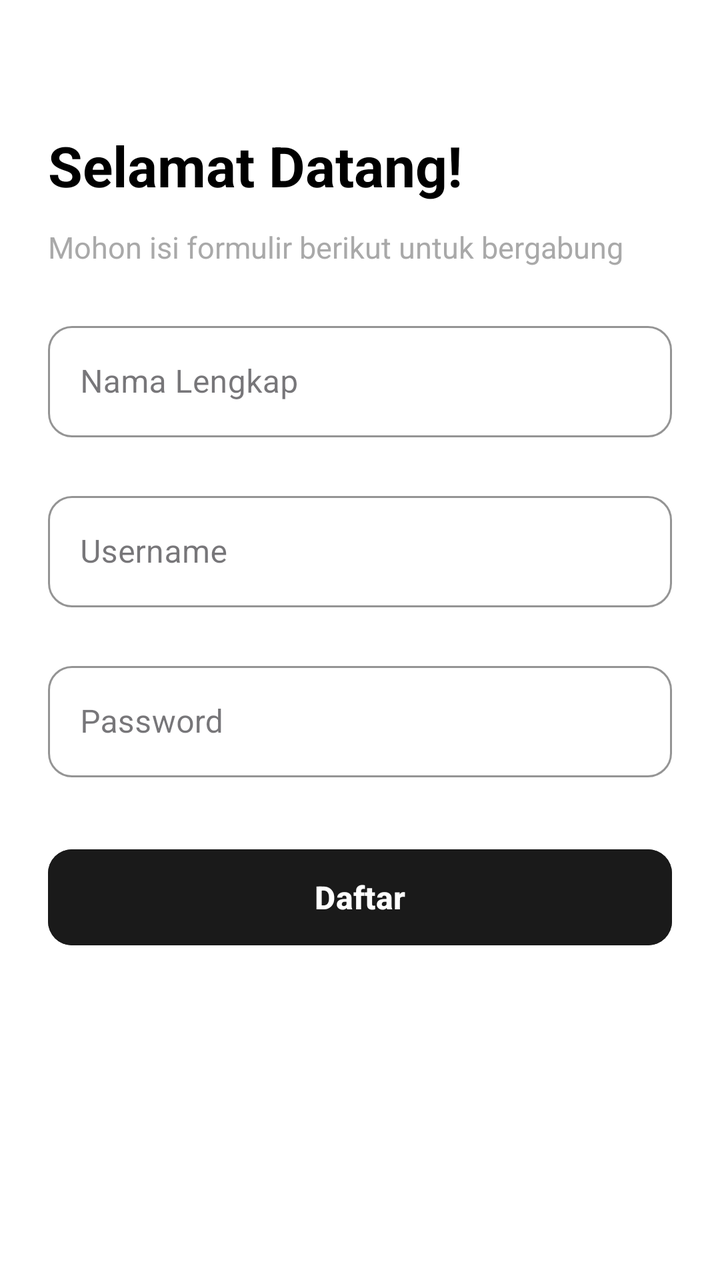
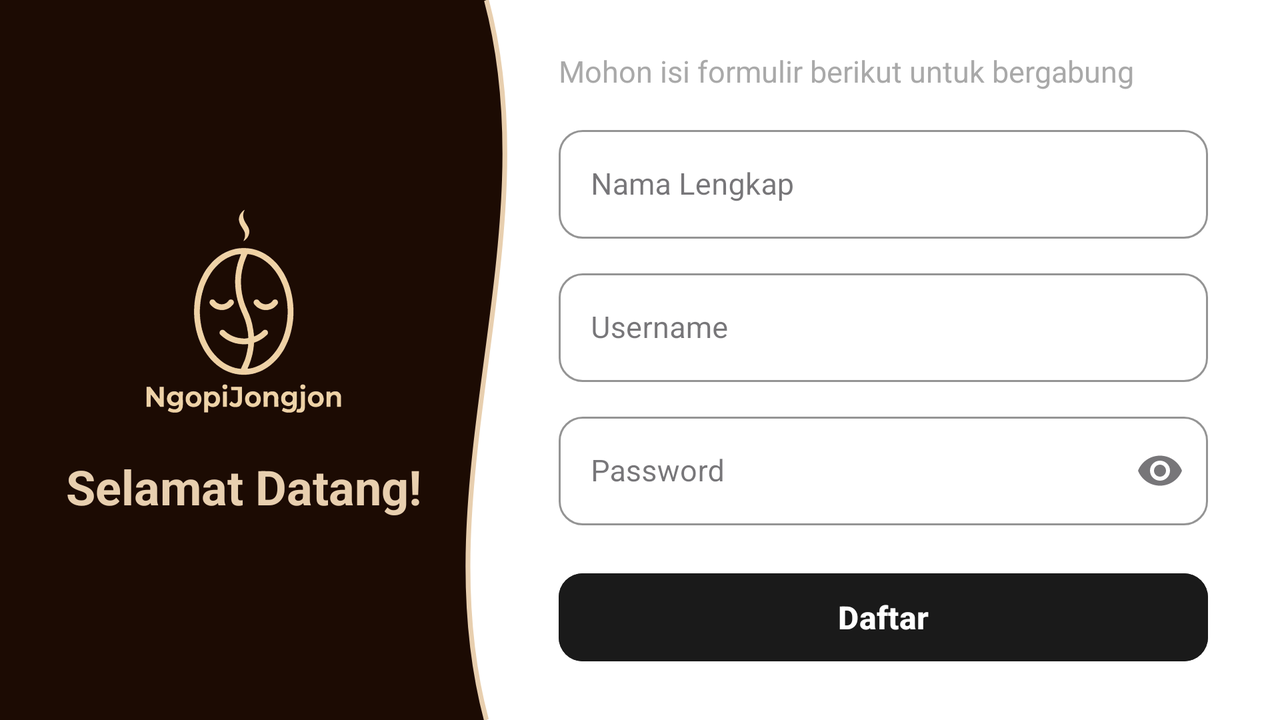

The same Android screen from two of the app's own layout files: first res/layout/ as a phone draws it, then the repository's variant for another configuration, drawn on a device whose configuration selects that folder. Both files follow.
<!-- AndroidManifest.xml: application theme Theme.NgopiJongjon -->
<!-- res/layout/activity_register.xml -->
<?xml version="1.0" encoding="utf-8"?>
<androidx.constraintlayout.widget.ConstraintLayout xmlns:android="http://schemas.android.com/apk/res/android"
    xmlns:app="http://schemas.android.com/apk/res-auto"
    xmlns:tools="http://schemas.android.com/tools"
    android:id="@+id/main"
    android:layout_width="match_parent"
    android:layout_height="match_parent"
    android:background="@color/bg_primary"
    tools:context=".RegisterActivity">

    
    <TextView
        android:id="@+id/tvRegisterTitle"
        android:layout_width="0dp"
        android:layout_height="wrap_content"
        android:layout_marginHorizontal="24dp"
        android:layout_marginTop="64dp"
        android:text="@string/title_register"
        android:textColor="@color/text_primary"
        android:textSize="28sp"
        android:textStyle="bold"
        app:layout_constraintEnd_toEndOf="parent"
        app:layout_constraintStart_toStartOf="parent"
        app:layout_constraintTop_toTopOf="parent" />

    
    <TextView
        android:id="@+id/tvRegisterDesc"
        android:layout_width="0dp"
        android:layout_height="wrap_content"
        android:layout_marginHorizontal="24dp"
        android:layout_marginTop="12dp"
        android:lineSpacingExtra="4dp"
        android:text="@string/register_desc"
        android:textColor="@color/text_secondary"
        android:textSize="15sp"
        app:layout_constraintEnd_toEndOf="parent"
        app:layout_constraintStart_toStartOf="parent"
        app:layout_constraintTop_toBottomOf="@+id/tvRegisterTitle" />

    
    <com.google.android.material.textfield.TextInputLayout
        android:id="@+id/tilFullname"
        style="@style/Widget.MaterialComponents.TextInputLayout.OutlinedBox"
        android:layout_width="match_parent"
        android:layout_height="wrap_content"
        android:layout_margin="24dp"
        android:hint="Nama Lengkap"
        app:boxCornerRadiusBottomEnd="12dp"
        app:boxCornerRadiusBottomStart="12dp"
        app:boxCornerRadiusTopEnd="12dp"
        app:boxCornerRadiusTopStart="12dp"
        app:boxStrokeColor="@color/btn_dark"
        app:hintTextColor="@color/text_secondary"
        app:layout_constraintEnd_toEndOf="parent"
        app:layout_constraintStart_toStartOf="parent"
        app:layout_constraintTop_toBottomOf="@+id/tvRegisterDesc">

        <com.google.android.material.textfield.TextInputEditText
            android:id="@+id/etFullname"
            android:layout_width="match_parent"
            android:layout_height="wrap_content"
            android:inputType="text"
            android:textColor="@color/text_primary"
            android:textSize="16sp" />
    </com.google.android.material.textfield.TextInputLayout>

    
    <com.google.android.material.textfield.TextInputLayout
        android:id="@+id/tilUsername"
        style="@style/Widget.MaterialComponents.TextInputLayout.OutlinedBox"
        android:layout_width="match_parent"
        android:layout_height="wrap_content"
        android:layout_margin="24dp"
        android:hint="Username"
        app:boxCornerRadiusBottomEnd="12dp"
        app:boxCornerRadiusBottomStart="12dp"
        app:boxCornerRadiusTopEnd="12dp"
        app:boxCornerRadiusTopStart="12dp"
        app:boxStrokeColor="@color/btn_dark"
        app:hintTextColor="@color/text_secondary"
        app:layout_constraintEnd_toEndOf="parent"
        app:layout_constraintStart_toStartOf="parent"
        app:layout_constraintTop_toBottomOf="@+id/tilFullname">

        <com.google.android.material.textfield.TextInputEditText
            android:id="@+id/etUsername"
            android:layout_width="match_parent"
            android:layout_height="wrap_content"
            android:inputType="text"
            android:textColor="@color/text_primary"
            android:textSize="16sp" />
    </com.google.android.material.textfield.TextInputLayout>

    
    <com.google.android.material.textfield.TextInputLayout
        android:id="@+id/tilPassword"
        style="@style/Widget.MaterialComponents.TextInputLayout.OutlinedBox"
        android:layout_width="match_parent"
        android:layout_height="wrap_content"
        android:layout_margin="24dp"
        android:hint="Password"
        app:boxCornerRadiusBottomEnd="12dp"
        app:boxCornerRadiusBottomStart="12dp"
        app:boxCornerRadiusTopEnd="12dp"
        app:boxCornerRadiusTopStart="12dp"
        app:boxStrokeColor="@color/btn_dark"
        app:hintTextColor="@color/text_secondary"
        app:layout_constraintEnd_toEndOf="parent"
        app:layout_constraintStart_toStartOf="parent"
        app:layout_constraintTop_toBottomOf="@+id/tilUsername">

        <com.google.android.material.textfield.TextInputEditText
            android:id="@+id/etPassword"
            android:layout_width="match_parent"
            android:layout_height="wrap_content"
            android:inputType="textPassword"
            android:textColor="@color/text_primary"
            android:textSize="16sp" />
    </com.google.android.material.textfield.TextInputLayout>

    
    <com.google.android.material.button.MaterialButton
        android:id="@+id/btnRegisterAction"
        android:layout_width="0dp"
        android:layout_height="56dp"
        android:layout_marginHorizontal="24dp"
        android:layout_marginTop="32dp"
        android:backgroundTint="@color/btn_dark"
        android:text="@string/btn_register"
        android:textAllCaps="false"
        android:textColor="@color/bg_primary"
        android:textSize="16sp"
        android:textStyle="bold"
        app:cornerRadius="12dp"
        app:layout_constraintEnd_toEndOf="parent"
        app:layout_constraintStart_toStartOf="parent"
        app:layout_constraintTop_toBottomOf="@+id/tilPassword" />

</androidx.constraintlayout.widget.ConstraintLayout>
<!-- resources referenced by this layout -->
<resources>
  <color name="bg_primary">#FFFFFF</color>
  <color name="btn_dark">#1A1A1A</color>
  <color name="text_primary">#000000</color>
  <color name="text_secondary">#A9A9A9</color>
  <string name="btn_register">Daftar</string>
  <string name="register_desc">Mohon isi formulir berikut untuk bergabung</string>
  <string name="title_register">Selamat Datang!</string>
  <style name="Theme.NgopiJongjon" parent="Base.Theme.NgopiJongjon" />
  <style name="Base.Theme.NgopiJongjon" parent="Theme.Material3.DayNight.NoActionBar">
          
          
      </style>
</resources>
<!-- res/layout-land/activity_register.xml (the repository's variant of the layout above) -->
<!-- drawn on the phone turned sideways -->
<?xml version="1.0" encoding="utf-8"?>
<androidx.constraintlayout.widget.ConstraintLayout xmlns:android="http://schemas.android.com/apk/res/android"
    xmlns:app="http://schemas.android.com/apk/res-auto"
    xmlns:tools="http://schemas.android.com/tools"
    android:id="@+id/main"
    android:layout_width="match_parent"
    android:layout_height="match_parent"
    android:background="@drawable/bg_auth"
    tools:context=".RegisterActivity">

    
    <androidx.constraintlayout.widget.Guideline
        android:id="@+id/guidelineHeader"
        android:layout_width="wrap_content"
        android:layout_height="wrap_content"
        android:orientation="vertical"
        app:layout_constraintGuide_percent="0.38" />

    
    <ImageView
        android:id="@+id/ivHeaderLogo"
        android:layout_width="110dp"
        android:layout_height="110dp"
        android:contentDescription="@string/placeholder_logo"
        android:scaleType="fitCenter"
        android:src="@drawable/icon"
        app:layout_constraintBottom_toTopOf="@+id/tvRegisterTitle"
        app:layout_constraintEnd_toStartOf="@+id/guidelineHeader"
        app:layout_constraintStart_toStartOf="parent"
        app:layout_constraintTop_toTopOf="parent"
        app:layout_constraintVertical_chainStyle="packed" />

    
    <TextView
        android:id="@+id/tvRegisterTitle"
        android:layout_width="0dp"
        android:layout_height="wrap_content"
        android:layout_marginHorizontal="24dp"
        android:layout_marginTop="16dp"
        android:gravity="center"
        android:text="@string/title_register"
        android:textColor="#E8CFAF"
        android:textSize="24sp"
        android:textStyle="bold"
        app:layout_constraintBottom_toBottomOf="parent"
        app:layout_constraintEnd_toStartOf="@+id/guidelineHeader"
        app:layout_constraintStart_toStartOf="parent"
        app:layout_constraintTop_toBottomOf="@+id/ivHeaderLogo" />

    
    <androidx.core.widget.NestedScrollView
        android:layout_width="0dp"
        android:layout_height="0dp"
        android:fillViewport="true"
        app:layout_constraintBottom_toBottomOf="parent"
        app:layout_constraintEnd_toEndOf="parent"
        app:layout_constraintStart_toEndOf="@+id/guidelineHeader"
        app:layout_constraintTop_toTopOf="parent">

        <androidx.constraintlayout.widget.ConstraintLayout
            android:layout_width="match_parent"
            android:layout_height="wrap_content"
            android:paddingHorizontal="36dp"
            android:paddingVertical="20dp">

            
            <TextView
                android:id="@+id/tvRegisterDesc"
                android:layout_width="0dp"
                android:layout_height="wrap_content"
                android:lineSpacingExtra="4dp"
                android:text="@string/register_desc"
                android:textColor="@color/text_secondary"
                android:textSize="15sp"
                app:layout_constraintBottom_toTopOf="@+id/tilFullname"
                app:layout_constraintEnd_toEndOf="parent"
                app:layout_constraintStart_toStartOf="parent"
                app:layout_constraintTop_toTopOf="parent"
                app:layout_constraintVertical_chainStyle="packed" />

            
            <com.google.android.material.textfield.TextInputLayout
                android:id="@+id/tilFullname"
                style="@style/Widget.MaterialComponents.TextInputLayout.OutlinedBox"
                android:layout_width="0dp"
                android:layout_height="wrap_content"
                android:layout_marginTop="14dp"
                android:hint="@string/hint_full_name"
                app:boxCornerRadiusBottomEnd="12dp"
                app:boxCornerRadiusBottomStart="12dp"
                app:boxCornerRadiusTopEnd="12dp"
                app:boxCornerRadiusTopStart="12dp"
                app:boxStrokeColor="@color/btn_dark"
                app:hintTextColor="@color/text_secondary"
                app:layout_constraintBottom_toTopOf="@+id/tilUsername"
                app:layout_constraintEnd_toEndOf="parent"
                app:layout_constraintStart_toStartOf="parent"
                app:layout_constraintTop_toBottomOf="@+id/tvRegisterDesc">

                <com.google.android.material.textfield.TextInputEditText
                    android:id="@+id/etFullname"
                    android:layout_width="match_parent"
                    android:layout_height="wrap_content"
                    android:inputType="textPersonName"
                    android:textColor="@color/text_primary"
                    android:textSize="15sp" />
            </com.google.android.material.textfield.TextInputLayout>

            
            <com.google.android.material.textfield.TextInputLayout
                android:id="@+id/tilUsername"
                style="@style/Widget.MaterialComponents.TextInputLayout.OutlinedBox"
                android:layout_width="0dp"
                android:layout_height="wrap_content"
                android:layout_marginTop="12dp"
                android:hint="Username"
                app:boxCornerRadiusBottomEnd="12dp"
                app:boxCornerRadiusBottomStart="12dp"
                app:boxCornerRadiusTopEnd="12dp"
                app:boxCornerRadiusTopStart="12dp"
                app:boxStrokeColor="@color/btn_dark"
                app:hintTextColor="@color/text_secondary"
                app:layout_constraintBottom_toTopOf="@+id/tilPassword"
                app:layout_constraintEnd_toEndOf="parent"
                app:layout_constraintStart_toStartOf="parent"
                app:layout_constraintTop_toBottomOf="@+id/tilFullname">

                <com.google.android.material.textfield.TextInputEditText
                    android:id="@+id/etUsername"
                    android:layout_width="match_parent"
                    android:layout_height="wrap_content"
                    android:inputType="text"
                    android:textColor="@color/text_primary"
                    android:textSize="15sp" />
            </com.google.android.material.textfield.TextInputLayout>

            
            <com.google.android.material.textfield.TextInputLayout
                android:id="@+id/tilPassword"
                style="@style/Widget.MaterialComponents.TextInputLayout.OutlinedBox"
                android:layout_width="0dp"
                android:layout_height="wrap_content"
                android:layout_marginTop="12dp"
                android:hint="Password"
                app:boxCornerRadiusBottomEnd="12dp"
                app:boxCornerRadiusBottomStart="12dp"
                app:boxCornerRadiusTopEnd="12dp"
                app:boxCornerRadiusTopStart="12dp"
                app:boxStrokeColor="@color/btn_dark"
                app:endIconMode="password_toggle"
                app:hintTextColor="@color/text_secondary"
                app:layout_constraintBottom_toTopOf="@+id/btnRegisterAction"
                app:layout_constraintEnd_toEndOf="parent"
                app:layout_constraintStart_toStartOf="parent"
                app:layout_constraintTop_toBottomOf="@+id/tilUsername">

                <com.google.android.material.textfield.TextInputEditText
                    android:id="@+id/etPassword"
                    android:layout_width="match_parent"
                    android:layout_height="wrap_content"
                    android:inputType="textPassword"
                    android:textColor="@color/text_primary"
                    android:textSize="15sp" />
            </com.google.android.material.textfield.TextInputLayout>

            
            <com.google.android.material.button.MaterialButton
                android:id="@+id/btnRegisterAction"
                android:layout_width="0dp"
                android:layout_height="52dp"
                android:layout_marginTop="20dp"
                android:backgroundTint="@color/btn_dark"
                android:text="@string/btn_register"
                android:textAllCaps="false"
                android:textColor="@color/bg_primary"
                android:textSize="16sp"
                android:textStyle="bold"
                app:cornerRadius="12dp"
                app:layout_constraintBottom_toBottomOf="parent"
                app:layout_constraintEnd_toEndOf="parent"
                app:layout_constraintStart_toStartOf="parent"
                app:layout_constraintTop_toBottomOf="@+id/tilPassword" />

        </androidx.constraintlayout.widget.ConstraintLayout>
    </androidx.core.widget.NestedScrollView>

</androidx.constraintlayout.widget.ConstraintLayout>
<!-- resources referenced by the variant -->
<!-- as the phone turned sideways resolves them -->
<resources>
  <color name="bg_primary">#FFFFFF</color>
  <color name="btn_dark">#1A1A1A</color>
  <color name="text_primary">#000000</color>
  <color name="text_secondary">#A9A9A9</color>
  <!-- drawable bg_auth (drawable) -->
  <?xml version="1.0" encoding="utf-8"?>
  <vector xmlns:android="http://schemas.android.com/apk/res/android"
      android:width="360dp"
      android:height="800dp"
      android:viewportWidth="360"
      android:viewportHeight="800">
  
      
      <path
          android:fillColor="#FFFFFF"
          android:pathData="M0,0h360v800h-360z" />
  
      
      <path
          android:fillColor="#1C0B03"
          android:pathData="M0,0 L360,0 L360,160 C240,195 120,125 0,160 Z" />
  
      
      <path
          android:fillColor="#00000000"
          android:pathData="M0,160 C120,125 240,195 360,160"
          android:strokeWidth="3"
          android:strokeColor="#E8CFAF" />
  
  </vector>
  <!-- drawable icon: png bitmap (drawable, 266028 bytes) -->
  <string name="btn_register">Daftar</string>
  <string name="hint_full_name">Nama Lengkap</string>
  <string name="placeholder_logo">Logo</string>
  <string name="register_desc">Mohon isi formulir berikut untuk bergabung</string>
  <string name="title_register">Selamat Datang!</string>
  <style name="Theme.NgopiJongjon" parent="Base.Theme.NgopiJongjon" />
  <style name="Base.Theme.NgopiJongjon" parent="Theme.Material3.DayNight.NoActionBar">
          
          
      </style>
</resources>
